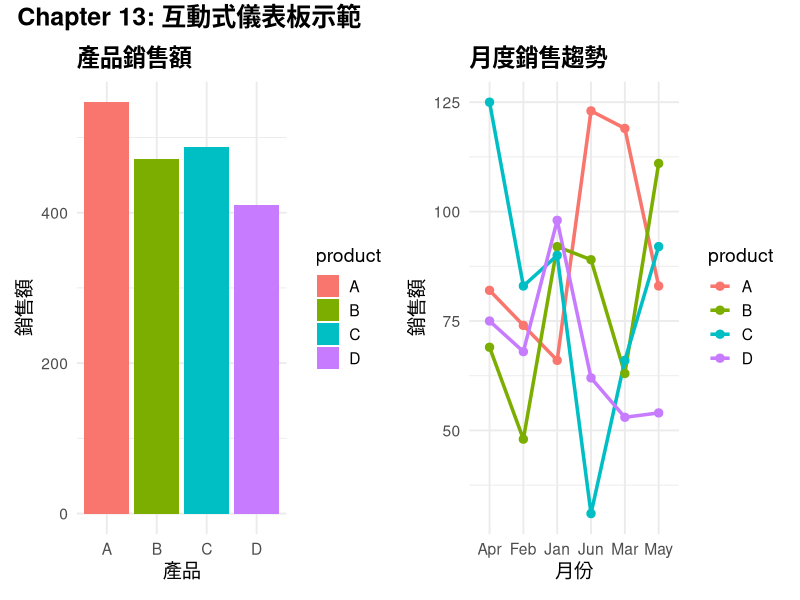

This chart was generated by the following R code:
# Chapter 13: 互動式儀表板示範
library(ggplot2)
library(dplyr)
library(patchwork)

set.seed(123)

# 模擬銷售資料
df <- data.frame(
  month = rep(month.abb[1:6], 4),
  product = rep(c("A", "B", "C", "D"), each = 6),
  sales = round(rnorm(24, 80, 25))
)

# 長條圖
p1 <- ggplot(df, aes(x = product, y = sales, fill = product)) +
  geom_col() +
  labs(title = "產品銷售額", x = "產品", y = "銷售額") +
  theme_minimal(base_size = 14) +
  theme(plot.title = element_text(face = "bold"))

# 折線圖
p2 <- ggplot(df, aes(x = month, y = sales, group = product, color = product)) +
  geom_line(linewidth = 1.2) +
  geom_point(size = 2.5) +
  labs(title = "月度銷售趨勢", x = "月份", y = "銷售額") +
  theme_minimal(base_size = 14) +
  theme(plot.title = element_text(face = "bold"))

# 合併
final <- (p1 | p2) + 
  plot_annotation(
    title = "Chapter 13: 互動式儀表板示範",
    theme = theme(plot.title = element_text(size = 18, face = "bold"))
  )

ggsave("/Users/elvis/r-viz-site/assets/chapter13_dashboard_demo.png", 
       final, width = 12, height = 5, dpi = 150)

cat("✅ Chapter 13 儀表板 PNG 已生成\n")
